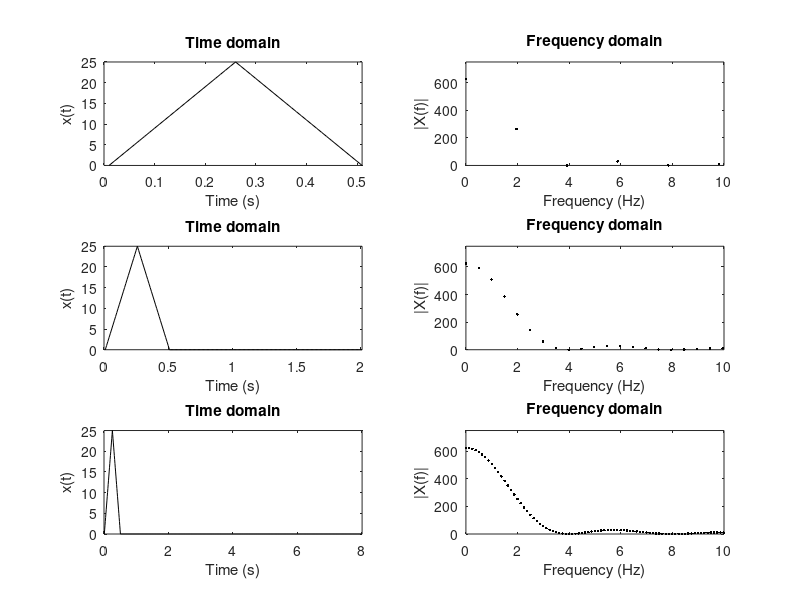

Source code (MATLAB):
% Example 3.4 
% Generate a 0.5-s symmetrical triangle wave assuming a sample frequency of 100 Hz so that N = 50 points. 
% Calculate and plot the magnitude spectrum. Zero pad the signal so that the period is extended to 2 and 8 s 
% and calculate and plot the new magnitude spectra. Limit the spectral plot to a range of 0–10 Hz. 

% Solution 
% First, generate the symmetrical triangle waveform. Since fs = 100 Hz, the signal should be padded by 150 
% and 750 additional samples to extend the 0.5-s signal to 2.0 and 8.0 s. Calculate the appro priate time 
% and frequency vectors based on the padded length. Calculate the spectrum using fft and take the absolute 
% value of the complex output to get the magnitude spectra. Use a loop to calculate and plot the spectra of 
% the three signals. As in Example 3.3, the frequency vector should range from 0 to N–1 since the DC term is 
% included in the spectral plots.

% Example 3.4 Calculate the magnitude spectrum of a simple waveform with % and without zero padding. 
%
clear all;
close all;
clc;

fs = 100;                           % Sample frequencies
N1 = [0 150 750];                   % Padding added to signal
x =[(0:25) (24: - 1:0)];            % Generate basic test signal 
for k = 1:3
    x1 = [x zeros(1,N1(k))];        % Zero pad signal
    N = length(x1);                 % Data length
    t = (1:N)/fs;                   % Time vector for plotting
    f = (0:N-1)*fs/N;               % Frequency vector for plotting

    subplot(3,2,k*2-1);             
    plot(t,x1,'k');                 % Plot test signal
    xlim([0 t(end)]);
    title('Time domain');
    xlabel('Time (s)');
    ylabel('x(t)');

    subplot(3,2,k*2);
    X1 = abs(fft(x1));              % Calculate the magnitude spectrum
    plot(f, X1,'.k');               % Plot magnitude spectrum
    axis([0 10 0 max(X1)*1.2]);
    title('Frequency domain');
    xlabel('Frequency (Hz)');
    ylabel('|X(f)|');
end

% Resultados

% Os gráficos no domínio do tempo e de espectro de magnitude são apresentados na Figura. 
% Todos os gráficos espectrais possuem o mesmo formato, porém, com a técnica de preenchimento com 
% zeros (*zero padding*), os pontos apresentam um espaçamento menor. O simples acréscimo de zeros 
% ao sinal original resulta em uma curva com aspecto visual mais refinado — o que explica a popularidade 
% do *zero padding*, ainda que essa técnica não gere nenhuma informação adicional. Neste exemplo, o sinal 
% foi preenchido com zeros antes da chamada da rotina FFT, uma vez que se desejava obter os gráficos no 
% domínio do tempo dos sinais assim processados. Alternativamente, o segundo argumento da rotina FFT poderia 
% ter sido utilizado para realizar esse preenchimento, conforme descrito anteriormente. Além disso, o espectro
% completo foi plotado, incluindo os pontos redundantes; contudo, tais pontos foram removidos por meio da 
% limitação do eixo x, utilizando a função `xlim`.

% A figura mostra o efeito do zero padding: acrescentar zeros ao final de um sinal antes de calcular a FFT. 
% O mesmo pulso triangular, com duração de 0,5 s e pico de 25, é analisado três vezes, com comprimentos 
% totais diferentes.

% O que acontece no espectro
% O espaçamento entre os pontos da FFT é sempre 1/T. Ao acrescentar zeros, T aumenta e os pontos ficam mais 
% próximos uns dos outros.
% No painel superior, sem padding, só há pontos a cada 2 Hz: 0, 2, 4, 6, 8 e 10 Hz. Com tão poucos pontos, 
% é difícil perceber o formato do espectro. Na prática, a FFT está tratando o triângulo como se ele se 
% repetisse a cada 0,5 s, e esses pontos são os harmônicos dessa onda periódica.
% No painel do meio, com pontos a cada 0,5 Hz, o formato já começa a aparecer: uma queda suave até ~4 Hz e 
% um pequeno lóbulo entre 4 e 8 Hz.
% No painel inferior, com pontos a cada 0,125 Hz, a curva fica praticamente contínua e o formato do espectro 
% aparece por completo.
% O mais importante é que os três espectros descrevem a mesma curva. Os pontos do painel superior caem 
% exatamente sobre a curva do painel inferior. O padding não altera o espectro: só amostra a mesma curva 
% com mais densidade, ou seja, faz uma interpolação. É isso que o texto do livro diz: o padding produz uma 
% curva com aparência melhor, mas não gera informação nova.

% O formato do espectro
% A curva tem formato de sinc². Isso acontece porque um triângulo é a convolução de dois pulsos retangulares, 
% e convolução no tempo equivale a multiplicação na frequência: sinc × sinc = sinc².
% Os zeros caem em 4 e 8 Hz. Cada pulso retangular que forma o triângulo dura 0,25 s, e os zeros da sinc 
% ficam em múltiplos de 1/0,25 = 4 Hz, a mesma lógica do pulso retangular que você analisou antes. 
% Comparado com o espectro do pulso retangular, os lóbulos laterais do triângulo são bem menores e 
% decaem mais rápido (com 1/f² em vez de 1/f). Isso acontece porque o triângulo não tem descontinuidades: 
% ele tem apenas “quinas”, e transições mais suaves no tempo exigem menos energia em frequências altas.

% Por que a magnitude é a mesma nos três casos
% O valor em 0 Hz é ~625 nos três painéis. Em 0 Hz, a FFT é simplesmente a soma de todas as amostras. 
% Os zeros acrescentados não contribuem para essa soma, então ela não muda: 625 ≈ área do 
% triângulo × fs = (0,5 × 25 / 2) × 100.

% O que o zero padding faz e o que não faz
% O padding melhora a aparência e a leitura do espectro. Fica mais fácil localizar picos, zeros e lóbulos, 
% e estimar com mais precisão a frequência de um pico que caia entre dois pontos.
% O padding não melhora a resolução real, ou seja, a capacidade de separar duas frequências próximas. 
% Essa capacidade depende da duração do sinal medido, e não do número de pontos da FFT. Se duas oscilações 
% estiverem a 0,5 Hz de distância e você registrou apenas 0,5 s de sinal, os picos vão aparecer fundidos, 
% por mais zeros que você acrescente. A única forma de separá-los é registrar um trecho mais longo.

% # IMPORTANTE #
% Como o livro menciona, não é necessário acrescentar os zeros manualmente: fft(x, 800) faz o padding 
% automaticamente até 800 pontos. O livro fez manualmente só para poder plotar os sinais com padding no 
% domínio do tempo.
